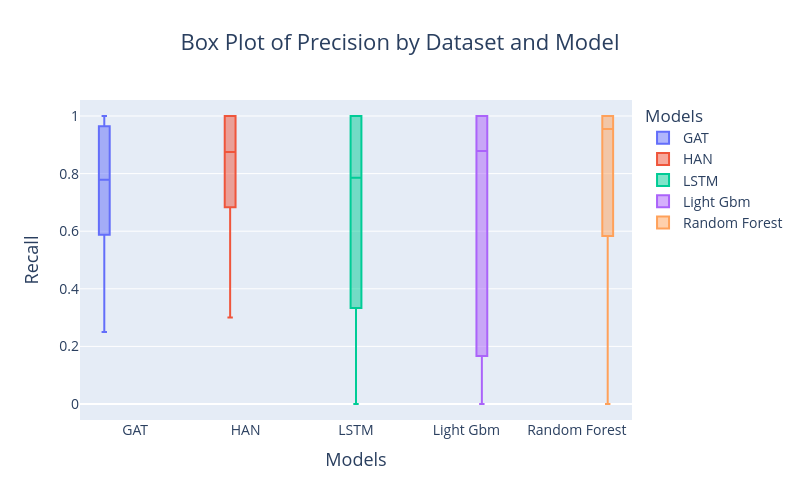

Here is the notebook cell this chart was saved with:
### Code cell
import plotly.express as px

# Create a Plotly figure for each dataset
fig = px.box(
    df_all[df_all['metrics.new_posts']>0],
    x='model',
    y='metrics.curr_precision',
    color='model',
    boxmode='group',
    title="Box Plot of Precision by Dataset and Model",
    labels={'metrics.curr_precision': 'Precision', 'model': 'Model'}
)

# Update layout for better visualization and readability
fig.update_layout(
    title="Box Plot of Precision by Dataset and Model",  
    title_x=0.5,  
    width=800,  
    height=500,  
    font=dict(size=16),  
    xaxis=dict(title="Models", title_font=dict(size=18), tickfont=dict(size=14)),
    yaxis=dict(
        title="Recall", 
        title_font=dict(size=18), 
        tickfont=dict(size=14),
        
    ),
    legend=dict(title="Models", font=dict(size=14))  
)

# Show the plot
fig.show()

### Figure 1 — Plotly figure (JSON) as saved in the notebook; plotly's stock layout.template omitted (floating-point values rounded to 4 significant figures)
{"data": [{"alignmentgroup": "True", "hovertemplate": "Model=%{x}<br>Precision=%{y}<extra></extra>", "legendgroup": "GAT", "marker": {"color": "#636efa"}, "name": "GAT", "notched": false, "offsetgroup": "GAT", "orientation": "v", "showlegend": true, "type": "box", "x": ["GAT", "GAT", "GAT", "GAT", "GAT", "GAT", "GAT", "GAT", "GAT", "GAT", "GAT", "GAT", "GAT", "GAT", "GAT", "GAT", "GAT", "GAT", "GAT", "GAT"], "x0": " ", "xaxis": "x", "y": [0.7571, 1, 0.875, 0.6667, 0.75, 0.625, 0.55, 0.7, 0.9, 0.9286, 0.8333, 0.5, 1, 0.8, 0.25, 0.3, 0.5, 1, 1, 1], "y0": " ", "yaxis": "y"}, {"alignmentgroup": "True", "hovertemplate": "Model=%{x}<br>Precision=%{y}<extra></extra>", "legendgroup": "HAN", "marker": {"color": "#EF553B"}, "name": "HAN", "notched": false, "offsetgroup": "HAN", "orientation": "v", "showlegend": true, "type": "box", "x": ["HAN", "HAN", "HAN", "HAN", "HAN", "HAN", "HAN", "HAN", "HAN", "HAN", "HAN", "HAN", "HAN", "HAN", "HAN", "HAN", "HAN", "HAN", "HAN", "HAN"], "x0": " ", "xaxis": "x", "y": [0.8194, 1, 0.875, 0.6667, 1, 0.6, 0.7, 0.6111, 0.9, 0.9286, 0.8333, 0.6667, 1, 0.875, 0.75, 0.3, 1, 1, 1, 1], "y0": " ", "yaxis": "y"}, {"alignmentgroup": "True", "hovertemplate": "Model=%{x}<br>Precision=%{y}<extra></extra>", "legendgroup": "LSTM", "marker": {"color": "#00cc96"}, "name": "LSTM", "notched": false, "offsetgroup": "LSTM", "orientation": "v", "showlegend": true, "type": "box", "x": ["LSTM", "LSTM", "LSTM", "LSTM", "LSTM", "LSTM", "LSTM", "LSTM", "LSTM", "LSTM", "LSTM", "LSTM", "LSTM", "LSTM", "LSTM", "LSTM", "LSTM", "LSTM", "LSTM", "LSTM"], "x0": " ", "xaxis": "x", "y": [0.7143, 1, 1, 0.3333, 1, 0.25, 0.9, 0.9, 1, 0.8571, 0.6667, 0.6, 1, 1, 0.5, 0.3333, 1, 0, 0, 0], "y0": " ", "yaxis": "y"}, {"alignmentgroup": "True", "hovertemplate": "Model=%{x}<br>Precision=%{y}<extra></extra>", "legendgroup": "Light Gbm", "marker": {"color": "#ab63fa"}, "name": "Light Gbm", "notched": false, "offsetgroup": "Light Gbm", "orientation": "v", "showlegend": true, "type": "box", "x": ["Light Gbm", "Light Gbm", "Light Gbm", "Light Gbm", "Light Gbm", "Light Gbm", "Light Gbm", "Light Gbm", "Light Gbm", "Light Gbm", "Light Gbm", "Light Gbm", "Light Gbm", "Light Gbm", "Light Gbm", "Light Gbm", "Light Gbm", "Light Gbm", "Light Gbm", "Light Gbm"], "x0": " ", "xaxis": "x", "y": [0.8571, 0.3333, 1, 0.5, 1, 1, 0.9, 0.9, 1, 1, 0.6667, 0.75, 1, 1, 0, 0, 1, 0, 0, 0], "y0": " ", "yaxis": "y"}, {"alignmentgroup": "True", "hovertemplate": "Model=%{x}<br>Precision=%{y}<extra></extra>", "legendgroup": "Random Forest", "marker": {"color": "#FFA15A"}, "name": "Random Forest", "notched": false, "offsetgroup": "Random Forest", "orientation": "v", "showlegend": true, "type": "box", "x": ["Random Forest", "Random Forest", "Random Forest", "Random Forest", "Random Forest", "Random Forest", "Random Forest", "Random Forest", "Random Forest", "Random Forest", "Random Forest", "Random Forest", "Random Forest", "Random Forest", "Random Forest", "Random Forest", "Random Forest", "Random Forest", "Random Forest", "Random Forest"], "x0": " ", "xaxis": "x", "y": [0.75, 0.5, 1, 1, 0.3333, 0.5, 0.9091, 0.8889, 1, 1, 0.6667, 0.6667, 1, 1, 0, 0, 1, 1, 1, 1], "y0": " ", "yaxis": "y"}], "layout": {"boxmode": "group", "font": {"size": 16}, "height": 500, "legend": {"font": {"size": 14}, "title": {"text": "Models"}, "tracegroupgap": 0}, "title": {"text": "Box Plot of Precision by Dataset and Model", "x": 0.5}, "width": 800, "xaxis": {"anchor": "y", "autorange": true, "categoryarray": ["GAT", "HAN", "LSTM", "Light Gbm", "Random Forest"], "categoryorder": "array", "domain": [0, 1], "range": [-0.5, 4.5], "tickfont": {"size": 14}, "title": {"font": {"size": 18}, "text": "Models"}, "type": "category"}, "yaxis": {"anchor": "x", "autorange": true, "domain": [0, 1], "range": [-0.05556, 1.056], "tickfont": {"size": 14}, "title": {"font": {"size": 18}, "text": "Recall"}, "type": "linear"}}}
